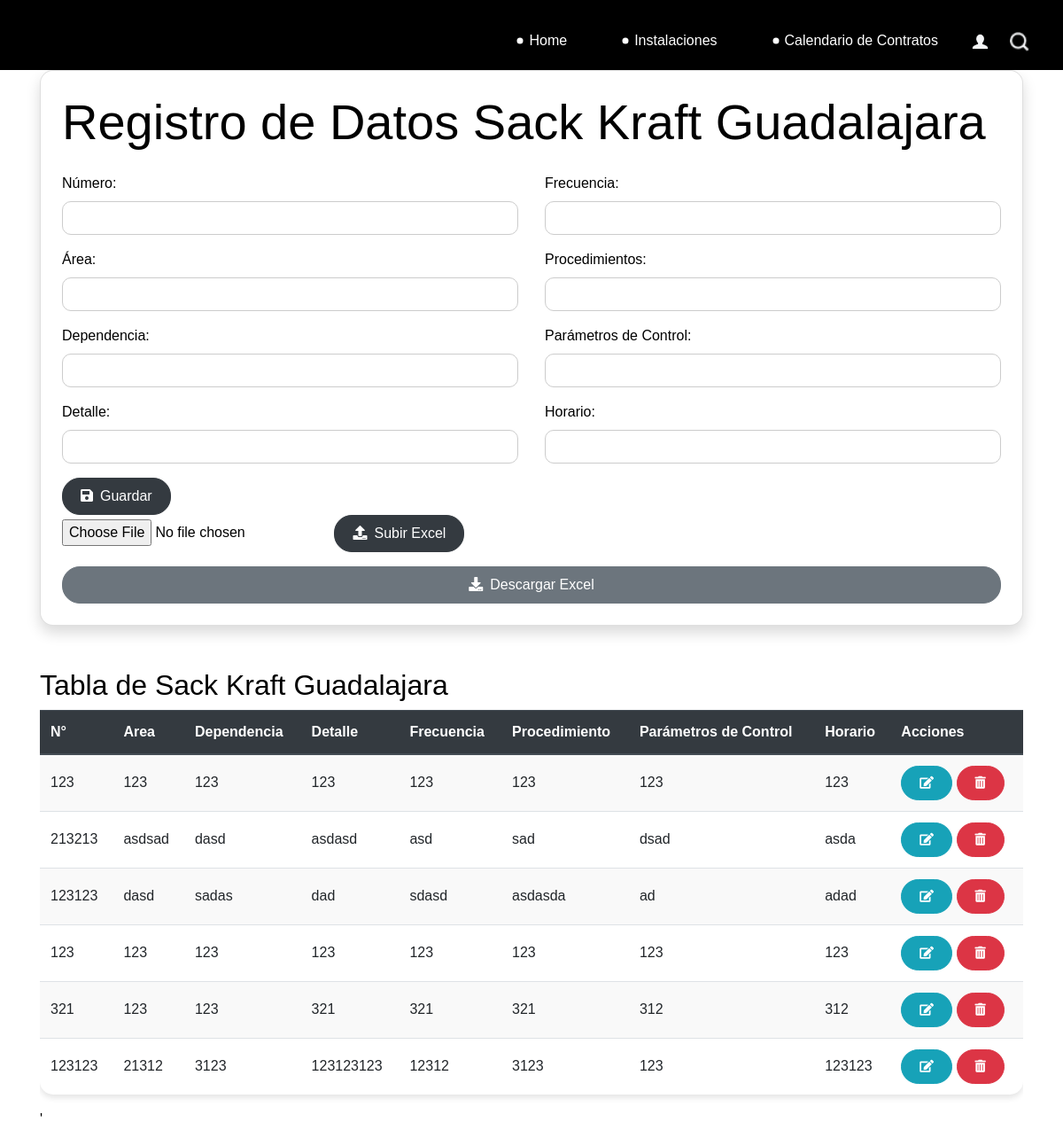
The app's page /guadalajara/, older data.
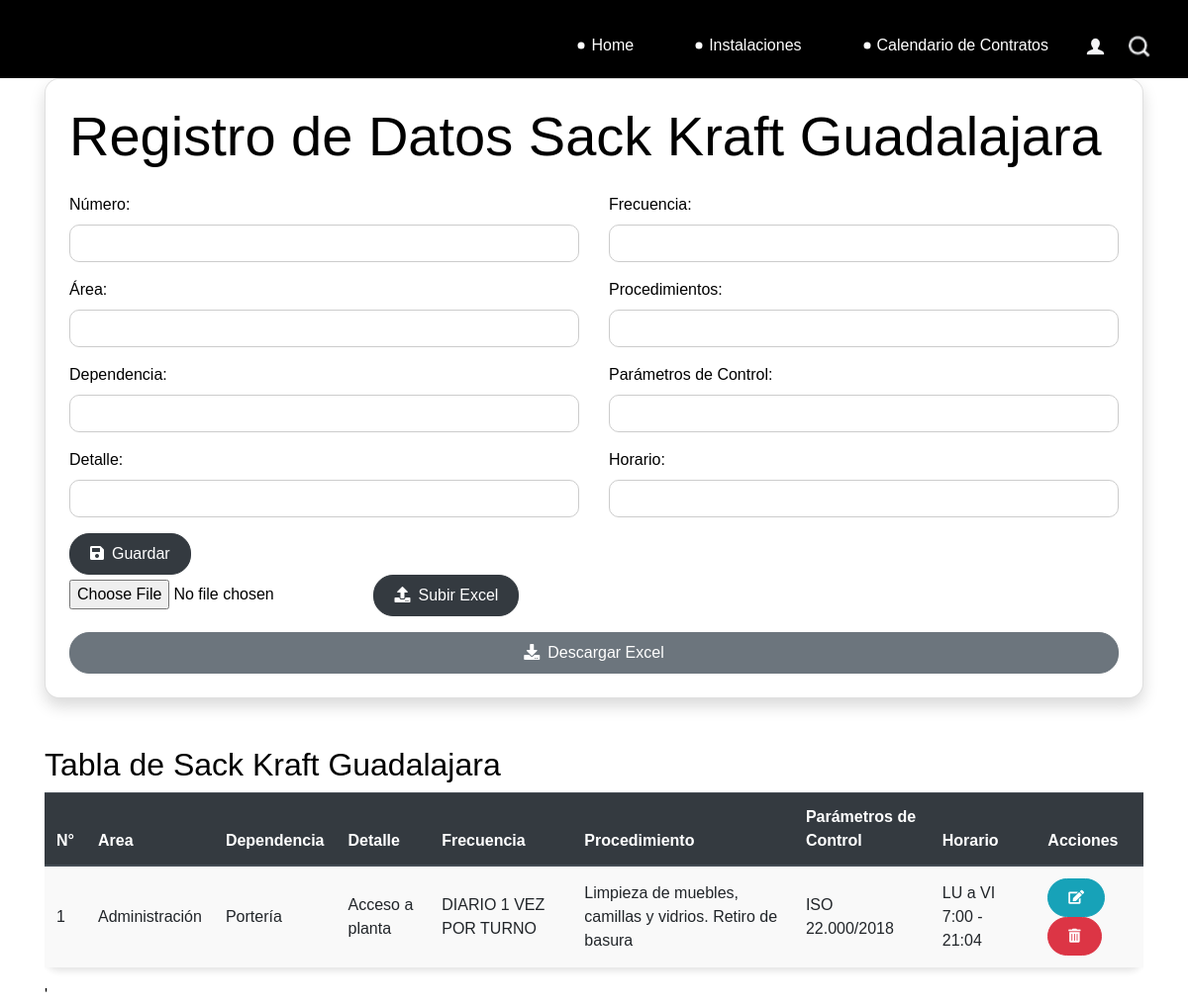
The same page, newer data.
### catalog/models.py (models this page shows)
class Guadalajara(models.Model):
    numero = models.IntegerField()
    area = models.CharField(max_length=100, default='')
    dependencia = models.CharField(max_length=100)
    detalle = models.TextField()
    frecuencia = models.CharField(max_length=100)
    procedimientos = models.TextField()
    parametro_control = models.CharField(max_length=100)
    horario = models.CharField(max_length=100)
    def __str__(self):
        return f""
    class Meta:
        db_table = 'guadalajara'

### catalog/views.py (the view)
# urls.py: path('guadalajara/', views.guadalajara, name='guadalajara'),
def guadalajara(request):
    if request.method == 'POST':
        if 'archivo_excel' in request.FILES:
            form = GuadalajaraForm(request.POST, request.FILES)
            myfile = request.FILES['archivo_excel']
            df = pd.read_excel(myfile)
            conn = sqlite3.connect('db.sqlite3')
            for index, row in df.iterrows():
                data = Guadalajara(
                    numero=row['Número'],
                    area=row['Área'],
                    dependencia=row['Dependencia'],
                    detalle=row['Detalle'],
                    frecuencia=row['Frecuencia'],
                    procedimientos=row['Procedimiento'],
                    parametro_control=row['Parámetros de Control'],
                    horario=row['Horario']
                )
                data.save()
            conn.close()
        if 'archivo_excel' in request.FILES:
            form = CamposNovosForm(request.POST, request.FILES)
        else:
            form = GuadalajaraForm(request.POST)
            if form.is_valid():
                form.save()
                messages.success(request, 'Datos ingresados correctamente.')
                return redirect('guadalajara')
            else:
                messages.error(request, 'Error al ingresar los datos. Por favor, revise los datos ingresados.')
    else:
        form = GuadalajaraForm()
    guadalajara = Guadalajara.objects.all()
    print(guadalajara)
    return render(request, 'Instalaciones/Biopackaging/Sack-Kraft/Guadalajara.html', {'form': form, 'guadalajara': guadalajara})

### catalog/forms.py
class GuadalajaraForm(forms.ModelForm):
    class Meta:
        model = Guadalajara
        fields = '__all__'

### Templates/Instalaciones/Biopackaging/Sack-Kraft/Guadalajara.html (shortened to what the changed rows need)
{% extends 'base.html' %}
{% load static %}
{% block content %}
<div class="container">
    <div class="card p-4 shadow">
        <h1 class="display-4 mb-4">Registro de Datos Sack Kraft Guadalajara</h1>
    </div>
</div>
<div class="container mt-5">
    <h2>Tabla de Sack Kraft Guadalajara</h2>
    <div class="table-responsive">
        <table class="table table-striped table-hover">
            <thead class="thead-dark">
                <tr>
                    <th scope="col">N°</th>
                    <th scope="col">Area</th>
                    <th scope="col">Dependencia</th>
                    <th scope="col">Detalle</th>
                    <th scope="col">Frecuencia</th>
                    <th scope="col">Procedimiento</th>
                    <th scope="col">Parámetros de Control</th>
                    <th scope="col">Horario</th>
                    <th scope="col">Acciones</th>
                </tr>
            </thead>
        <tbody>
            {% for dato in guadalajara %}
            <tr>
                <td>{{ dato.numero }}</td>
                <td>{{ dato.area}}</td>
                <td>{{ dato.dependencia }}</td>
                <td>{{ dato.detalle }}</td>
                <td>{{ dato.frecuencia }}</td>
                <td>{{ dato.procedimientos }}</td>
                <td>{{ dato.parametro_control }}</td>
                <td>{{ dato.horario }}</td>
                <td>
                    <a href="{% url 'modificar_guadalajara' dato.id %}" class="btn btn-info btn-sm"><i class="fas fa-edit"></i></a>
                    <form method="post" action="{% url 'eliminar_guadalajara' dato.id %}" style="display: inline;">
                        <button type="submit" class="btn btn-danger btn-sm" onclick="return confirm('¿Estás seguro de que deseas eliminar este dato?')"><i class="fas fa-trash-alt"></i></button>
                    </form>
                </td>
            </tr>
            {% endfor %}
        </tbody>
    </table>
</div>
<link rel="stylesheet" href="https://maxcdn.bootstrapcdn.com/bootstrap/4.5.2/css/bootstrap.min.css">
<link rel="stylesheet" href="https://cdnjs.cloudflare.com/ajax/libs/font-awesome/5.15.4/css/all.min.css">
<link rel="stylesheet" href="{% static 'stylecmpc.css' %}">
<link rel="stylesheet" href="{% static 'css/style.css' %}">'
{% endblock %}

Row changes from the older to the newer data that the page shows:
removed Guadalajara: numero "123", area "123", dependencia "123", detalle "123", frecuencia "123", procedimientos "123", parametro_control "123", horario "123"
removed Guadalajara: numero "213213", area "asdsad", dependencia "dasd", detalle "asdasd", frecuencia "asd", procedimientos "sad", parametro_control "dsad", horario "asda"
removed Guadalajara: numero "123123", area "dasd", dependencia "sadas", detalle "dad", frecuencia "sdasd", procedimientos "asdasda", parametro_control "ad", horario "adad"
removed Guadalajara: numero "123", area "123", dependencia "123", detalle "123", frecuencia "123", procedimientos "123", parametro_control "123", horario "123"
removed Guadalajara: numero "321", area "123", dependencia "123", detalle "321", frecuencia "321", procedimientos "321", parametro_control "312", horario "312"
removed Guadalajara: numero "123123", area "21312", dependencia "3123", detalle "123123123", frecuencia "12312", procedimientos "3123", parametro_control "123", horario "123123"
added Guadalajara: numero "1", area "Administración", dependencia "Portería", detalle "Acceso a planta", frecuencia "DIARIO 1 VEZ POR TURNO", procedimientos "Limpieza de muebles, camillas y vidrios. Retiro de basura", parametro_control "ISO 22.000/2018", horario "LU a VI 7:00 - 21:04"
